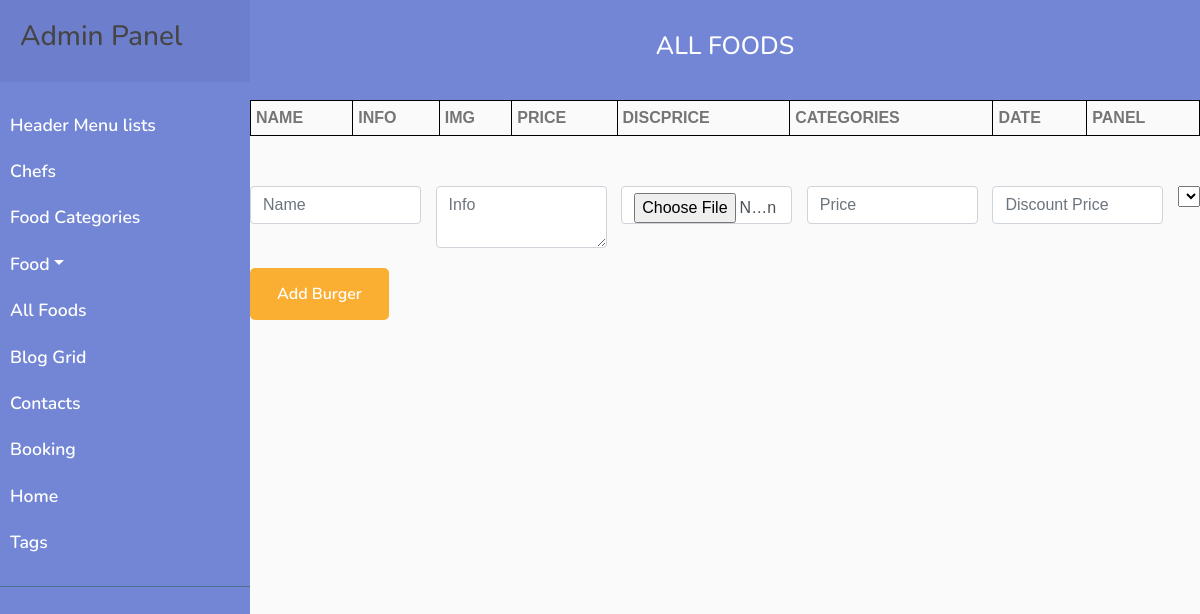
Before: /php/admin/allFoods.php with the older database file.
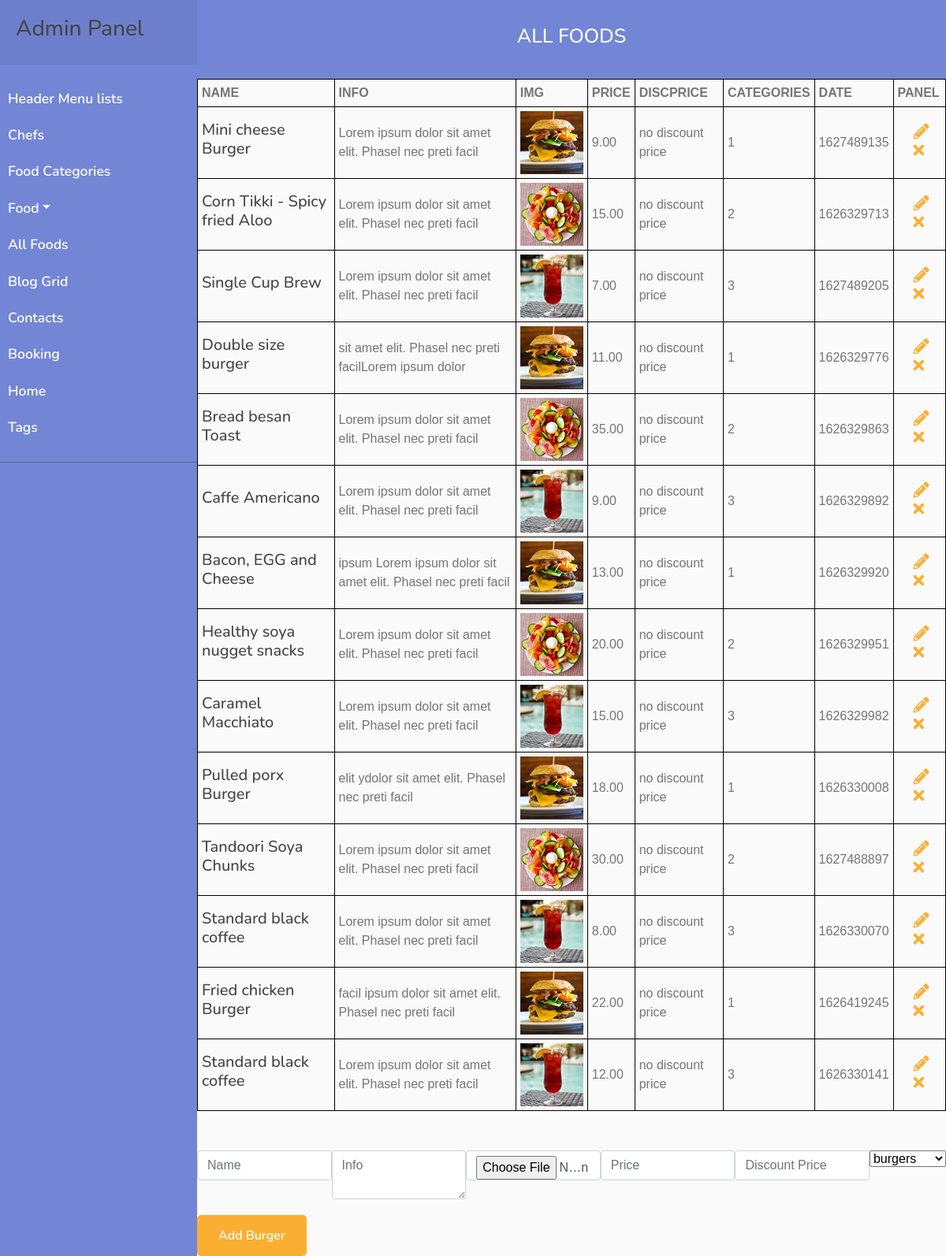
After: the same page with the newer database file.
### tables this page shows
CREATE TABLE `all_foods` (
  `id` int(16) NOT NULL,
  `name` varchar(128) NOT NULL,
  `info` text NOT NULL,
  `img` varchar(128) NOT NULL,
  `price` varchar(16) NOT NULL,
  `discPrice` varchar(16) NOT NULL,
  `categories_id` int(16) NOT NULL,
  `date` int(32) NOT NULL
);

### php/admin/allFoods.php (the view, shortened to what the changed rows need)
<!DOCTYPE html>
<html lang="en">
<head>
    <link href="https://stackpath.bootstrapcdn.com/bootstrap/4.4.1/css/bootstrap.min.css" rel="stylesheet">
    <link href="https://cdnjs.cloudflare.com/ajax/libs/font-awesome/5.10.0/css/all.min.css" rel="stylesheet">
    <link href="../../lib/animate/animate.min.css" rel="stylesheet">
    <link href="../../lib/owlcarousel/assets/owl.carousel.min.css" rel="stylesheet">
    <link href="../../lib/flaticon/font/flaticon.css" rel="stylesheet">
    <link href="../../lib/tempusdominus/css/tempusdominus-bootstrap-4.min.css" rel="stylesheet" />
    <link href="../../css/style.css" rel="stylesheet">
</head>
<body>
    <div class="admin">
        <?php
        require_once "../../components/adminFoodNav.php";
        ?>
        <div class="admin__section admin__section_header-list">
            <div class="admin__section_content">
                <div class="admin__section_content">
                    <div class="admin__burgers">
                        <table class="admin__table">
                            <tr>
                                <th class="admin__table_title">name</th>
                                <th class="admin__table_title">info</th>
                                <th class="admin__table_title">img</th>
                                <th class="admin__table_title">price</th>
                                <th class="admin__table_title">discPrice</th>
                                <th class="admin__table_title">categories</th>
                                <th class="admin__table_title">date</th>
                                <th class="admin__table_title">panel</th>
                            </tr>
                            <?php
                            $query = "SELECT * FROM all_foods";
                            $result = mysqli_query($mysqli, $query);
                            while ($row = mysqli_fetch_assoc($result)) {
                            ?>
                                <tr class="admin__section_item">
                                    <td class="admin__section_item_td">
                                        <h3 class="admin__section_item_name">
                                            <?php echo $row['name'] ?></h3>
                                    </td>
                                    <td class="admin__section_item_td">
                                        <?php echo $row['info'] ?></h3>
                                    </td>
                                    <td class="admin__section_item_td">
                                        <div class="admin__section_img">
                                            <img src="../../img/foods/<?php echo $row['img'] ?>" alt="<?php echo $row['name'] ?>">
                                        </div>
                                    </td>
                                    <td class="admin__section_item_td">
                                        <?php echo $row['price'] ?></h3>
                                    </td>
                                    <td class="admin__section_item_td">
                                        <?php echo $row['discPrice'] ? $row['discPrice'] : "no discount price" ?></h3>
                                    </td>
                                    <td class="admin__section_item_td">
                                        <?php echo $row['categories_id'] ?></h3>
                                    </td>
                                    <td class="admin__section_item_td">
                                        <?php echo $row['date'] ?></h3>
                                    </td>
                                    <td class="admin__section_item_td">
                                        <a href="?catId=<?php echo $_GET["catId"] ?>&id=<?php echo $row["id"] ?>">
                                            <i class="example__class admin__icon fas fa-pencil-alt"></i>
                                        </a>
                                        <a href="./allFoods/remove.php?id=<?php echo $row["id"] ?>">
                                            <i class="admin__icon fas fa-times"></i>
                                        </a>
                                    </td>
                                </tr>
                            <?php } ?>
                        </table>
                    </div>
                    <?php
                    $name = '';
                    $info = '';
                    $price = '';
                    ?>
                    <form class="admin__form"
                    action="<?php if (isset($_GET['id'])) {echo './allFoods/update.php';} else {echo './allFoods/insert.php';} ?>" method="POST" enctype="multipart/form-data">
                        <div class="form__flex">
                            <input class="admin__inp admin__inp_food form-control" type="text" name="name" value="<?php echo $name; ?>" placeholder="Name" required>
                            <textarea class="admin__inp admin__inp_food form-control" name="info" placeholder="Info"><?php echo $info; ?></textarea>
                            <input class="admin__inp admin__inp_food form-control" type="file" name="img"
                            <?php if (!isset($_GET['id'])) {echo 'required';} ?>>
                            <input class="admin__inp admin__inp_food form-control" type="number" name="price" value="<?php echo $price; ?>" placeholder="Price" required>
                            <input class="admin__inp admin__inp_food form-control" type="number" name="discPrice" value="<?php echo $discPrice; ?>" placeholder="Discount Price">
                            <select name="categoriesId" id="categoriesId">
                                <?php
                                $query = 'SELECT * FROM food_categories';
                                $result = mysqli_query($mysqli, $query);
                                while ($row = mysqli_fetch_assoc($result)) { ?>
                                    <option value="<?php echo $row['id'] ?>"><?php echo $row['name'] ?></option>
                                <?php } ?>
                            </select>
                        </div>
                    </form>
                </div>
            </div>
        </div>
    </div>
</body>
</html>

Changed rows visible on the page:
added all_foods: name "Mini cheese Burger", info "Lorem ipsum dolor sit amet elit. Phasel nec preti facil", img (picture), price "9.00", discPrice "no discount price", categories "1", date "1627489135"
added all_foods: name "Corn Tikki - Spicy fried Aloo", info "Lorem ipsum dolor sit amet elit. Phasel nec preti facil", img (picture), price "15.00", discPrice "no discount price", categories "2", date "1626329713"
added all_foods: name "Single Cup Brew", info "Lorem ipsum dolor sit amet elit. Phasel nec preti facil", img (picture), price "7.00", discPrice "no discount price", categories "3", date "1627489205"
added all_foods: name "Double size burger", info "sit amet elit. Phasel nec preti facilLorem ipsum dolor", img (picture), price "11.00", discPrice "no discount price", categories "1", date "1626329776"
added all_foods: name "Bread besan Toast", info "Lorem ipsum dolor sit amet elit. Phasel nec preti facil", img (picture), price "35.00", discPrice "no discount price", categories "2", date "1626329863"
added all_foods: name "Caffe Americano", info "Lorem ipsum dolor sit amet elit. Phasel nec preti facil", img (picture), price "9.00", discPrice "no discount price", categories "3", date "1626329892"
added all_foods: name "Bacon, EGG and Cheese", info "ipsum Lorem ipsum dolor sit amet elit. Phasel nec preti facil", img (picture), price "13.00", discPrice "no discount price", categories "1", date "1626329920"
added all_foods: name "Healthy soya nugget snacks", info "Lorem ipsum dolor sit amet elit. Phasel nec preti facil", img (picture), price "20.00", discPrice "no discount price", categories "2", date "1626329951"
added all_foods: name "Caramel Macchiato", info "Lorem ipsum dolor sit amet elit. Phasel nec preti facil", img (picture), price "15.00", discPrice "no discount price", categories "3", date "1626329982"
added all_foods: name "Pulled porx Burger", info "elit ydolor sit amet elit. Phasel nec preti facil", img (picture), price "18.00", discPrice "no discount price", categories "1", date "1626330008"
added all_foods: name "Tandoori Soya Chunks", info "Lorem ipsum dolor sit amet elit. Phasel nec preti facil", img (picture), price "30.00", discPrice "no discount price", categories "2", date "1627488897"
added all_foods: name "Standard black coffee", info "Lorem ipsum dolor sit amet elit. Phasel nec preti facil", img (picture), price "8.00", discPrice "no discount price", categories "3", date "1626330070"
added all_foods: name "Fried chicken Burger", info "facil ipsum dolor sit amet elit. Phasel nec preti facil", img (picture), price "22.00", discPrice "no discount price", categories "1", date "1626419245"
added all_foods: name "Standard black coffee", info "Lorem ipsum dolor sit amet elit. Phasel nec preti facil", img (picture), price "12.00", discPrice "no discount price", categories "3", date "1626330141"
Other visible differences:
form field categoriesId: (not shown) → "burgers"
